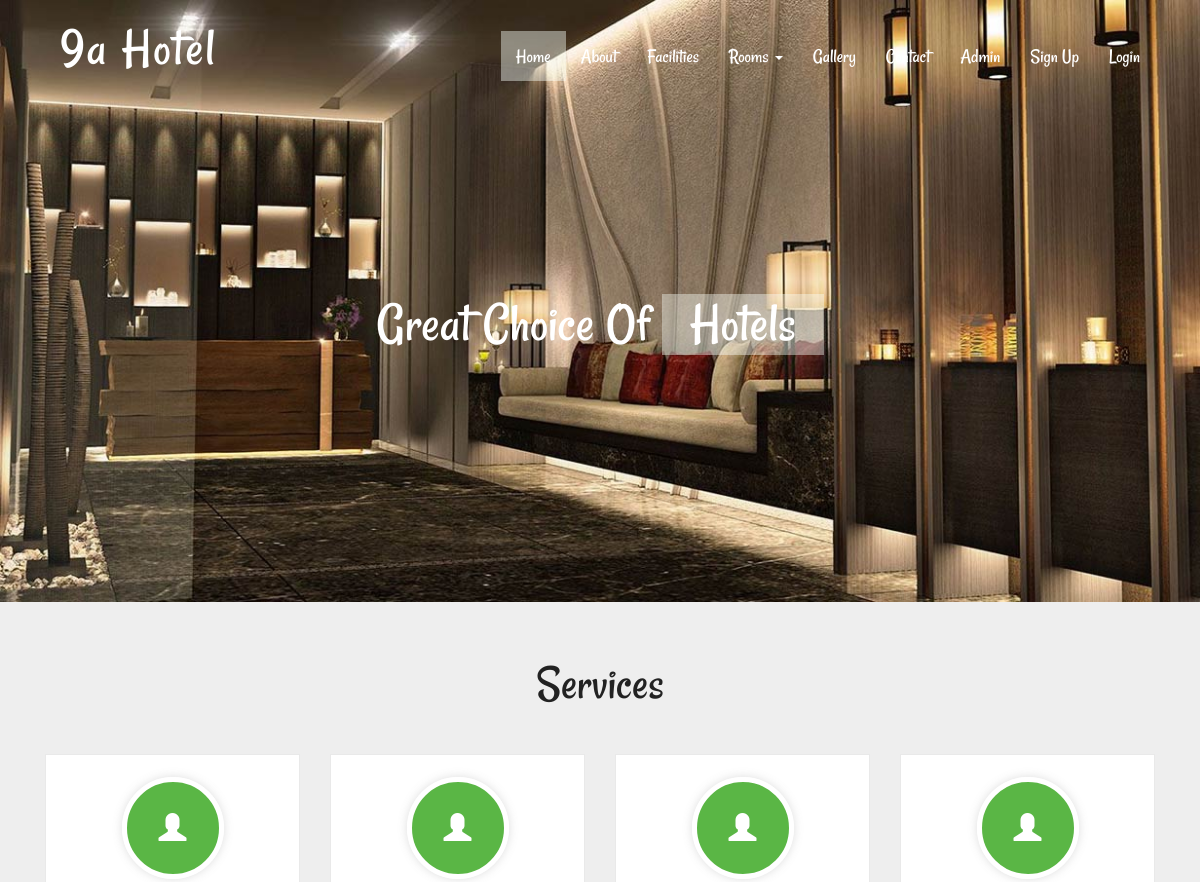
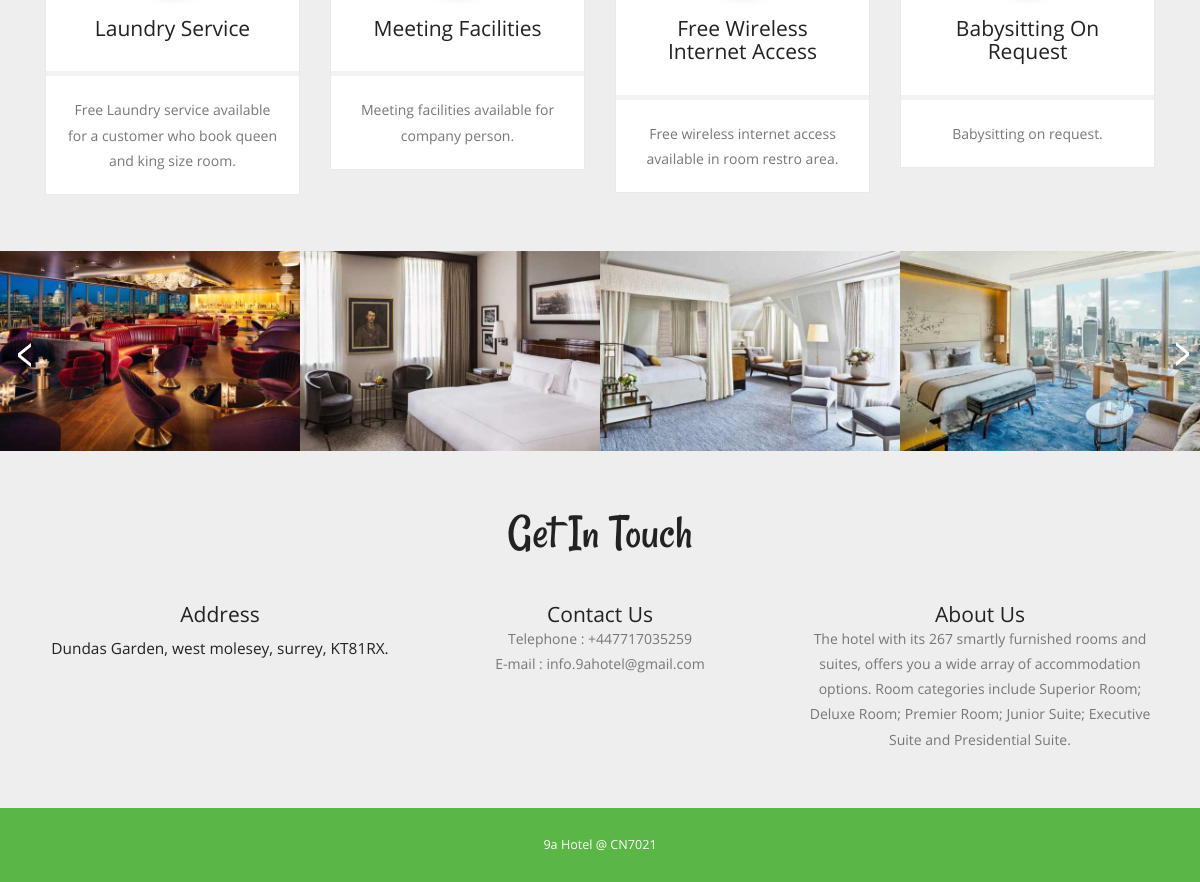
The page / on the database its author committed (2 pictures, top to bottom).
### tables this page shows
CREATE TABLE `tblfacility` (
  `ID` int(10) NOT NULL,
  `FacilityTitle` varchar(200) DEFAULT NULL,
  `Description` mediumtext DEFAULT NULL,
  `Image` varchar(200) DEFAULT NULL,
  `CreationDate` timestamp NULL DEFAULT current_timestamp()
);

CREATE TABLE `tblpage` (
  `ID` int(10) NOT NULL,
  `PageType` varchar(120) DEFAULT NULL,
  `PageTitle` varchar(200) DEFAULT NULL,
  `PageDescription` mediumtext DEFAULT NULL,
  `Email` varchar(120) DEFAULT NULL,
  `MobileNumber` bigint(10) DEFAULT NULL,
  `UpdationDate` timestamp NULL DEFAULT NULL ON UPDATE current_timestamp()
);

### index.php (the view, shortened to what this page needs)
<?php
include('includes/dbconnection.php');
?>
<!DOCTYPE HTML>
<html>
<head>
<link href="css/bootstrap.css" rel="stylesheet" type="text/css" media="all">
<link href="css/style.css" rel="stylesheet" type="text/css" media="all" />
</head>
<body>
			<div class="header">
				<div class="container">
				<?php include_once('includes/header.php');?>
		<div class="slider">
			<div class="callbacks_container">
				  <ul class="rslides" id="slider">
						 <li>
							<h3>great choice of  <span>hotels</span> </h3>
						 </li>
					</ul>
				</div>
			</div>
		</div>
	</div>
		<div class="content">
		<div class="features">
					<div class="container">
						<h3>Services</h3>
							<div class="features-grids">
								<?php
$sql="SELECT * from tblfacility order by rand() limit 4";
$query = $dbh -> prepare($sql);
$query->execute();
$results=$query->fetchAll(PDO::FETCH_OBJ);
$cnt=1;
if($query->rowCount() > 0)
{
foreach($results as $row)
{               ?>
								<div class="col-md-3 feature-grid">
								<div class="feature">
									<div class="feature1">
										<span class="glyphicon glyphicon-user" aria-hidden="true"></span>
										<h4><?php  echo htmlentities($row->FacilityTitle);?></h4>
									</div>
									<div class="feature2">
										<p><?php  echo htmlentities($row->Description);?>. </p>
									</div>
								</div>
								</div>
								<?php $cnt=$cnt+1;}} ?>
									<div class="clearfix"></div>
							</div>
					</div>
				</div>
	<div class="slider1">
		<div class="arrival-grids">
			 <ul id="flexiselDemo1">
				 <li>
					 <a href="index.php"><img src="images/s1.jpg" alt=""/>
					 </a>
				 </li>
				 <li>
					 <a href="index.php"><img src="images/s2.jpg" alt=""/>
					 </a>
				 </li>
				 <li>
					 <a href="index.php"><img src="images/s3.jpg" alt=""/>
					 </a>
				 </li>
				 <li>
					 <a href="index.php"><img src="images/s4.jpg" alt=""/>
					 </a>
				 </li>
				</ul>
		</div>
	</div>
					<?php include_once('includes/getintouch.php');?>
			</div>
		<?php include_once('includes/footer.php');?>
</body>
</html>

### includes/header.php (shortened to what this page needs)
  <div class="header-top">
                      <nav class="navbar navbar-default">
                          <div class="container-fluid">
                              <div class="navbar-header">
                                  <div class="navbar-brand">
                                      <h1><a href="index.php"> 9a Hotel </a></h1>
                                  </div>
                              </div>
                          <div class="collapse navbar-collapse" id="bs-example-navbar-collapse-1">
                            <ul class="nav navbar-nav">
                                  <li class="active"><a href="index.php">Home <span class="sr-only">(current)</span></a></li>
                                  <li><a href="about.php">About</a></li>
                                  <li><a href="services.php">Facilities</a></li>
                                  <li class="dropdown">
                                      <a href="#" class="dropdown-toggle" data-toggle="dropdown" role="button" aria-haspopup="true" aria-expanded="false">Rooms <span class="caret"></span></a>
                                  </li>
                                  <li><a href="gallery.php">Gallery</a></li>
                                  <li><a href="contact.php">Contact</a></li>
                                   <?php if (strlen($_SESSION['hbmsuid']==0)) {?>
                                  <li><a href="admin/login.php">Admin</a></li>
                                  <li><a href="signup.php">Sign Up</a></li>
                                  <li><a href="signin.php">Login</a></li><?php } ?>
                              </ul>
                          </div>
</div>
                      </nav>
                  </div>

### includes/getintouch.php
<div class="touch-section">
					<div class="container">
						<h3>get in touch</h3>
						<div class="touch-grids">
							<?php
$sql="SELECT * from tblpage where PageType='contactus'";
$query = $dbh -> prepare($sql);
$query->execute();
$results=$query->fetchAll(PDO::FETCH_OBJ);
$cnt=1;
if($query->rowCount() > 0)
{
foreach($results as $row)
{               ?>
							<div class="col-md-4 touch-grid">
								<h4>address</h4>
								<h5><?php  echo htmlentities($row->PageDescription);?></h5>
							</div>
							<div class="col-md-4 touch-grid">
								<h4>Contact Us</h4>
								<p>Telephone : +<?php  echo htmlentities($row->MobileNumber);?></p>
							<p>E-mail : <?php  echo htmlentities($row->Email);?></p>
							</div><?php $cnt=$cnt+1;}} ?>
							<div class="col-md-4 touch-grid">
								<?php
$sql="SELECT * from tblpage where PageType='aboutus'";
$query = $dbh -> prepare($sql);
$query->execute();
$results=$query->fetchAll(PDO::FETCH_OBJ);
$cnt=1;
if($query->rowCount() > 0)
{
foreach($results as $row)
{               ?>
							<h4><?php  echo htmlentities($row->PageTitle);?></h4>
								<p><?php  echo htmlentities($row->PageDescription);?></p>
							</div><?php $cnt=$cnt+1;}} ?>
							<div class="clearfix"></div>
						</div>
					</div>
					</div>

### includes/footer.php
<div class="footer-section">
						<div class="container">
							<div class="footer-top">
								<p> 9a Hotel @ CN7021 </p>
							</div>
				</div>
			</div>

### rows shown on the page
tblfacility: FacilityTitle "Laundry Service", Description "Free Laundry service available for a customer who book queen and king size room"
tblfacility: FacilityTitle "Meeting Facilities", Description "Meeting facilities available for company person"
tblfacility: FacilityTitle "Free Wireless Internet Access", Description "Free wireless internet access available in room restro area"
tblfacility: FacilityTitle "Babysitting On Request", Description "Babysitting on request"
tblpage: PageDescription "Dundas Garden, west molesey, surrey, KT81RX.", MobileNumber "447717035259", Email "info.9ahotel@gmail.com"
tblpage: PageTitle "About Us", PageDescription "The hotel with its 267 smartly furnished rooms and suites, offers you a wide array of accommodation options. Room categories include Superior Room; Deluxe Room; Premier Room; Junior Suite; Executive Suite and Presidential Suite."
